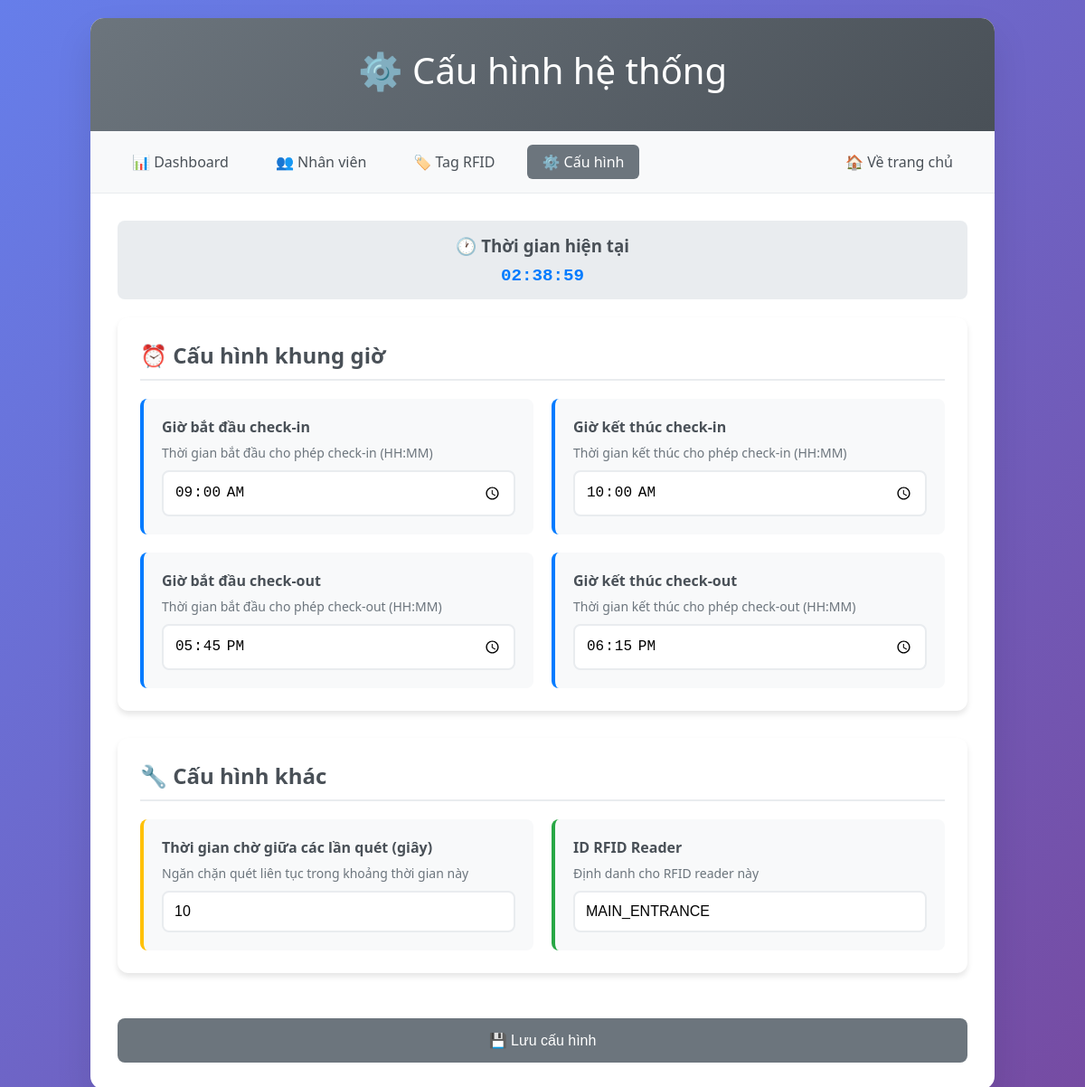
/admin/config, run on an earlier commit of the app's database.
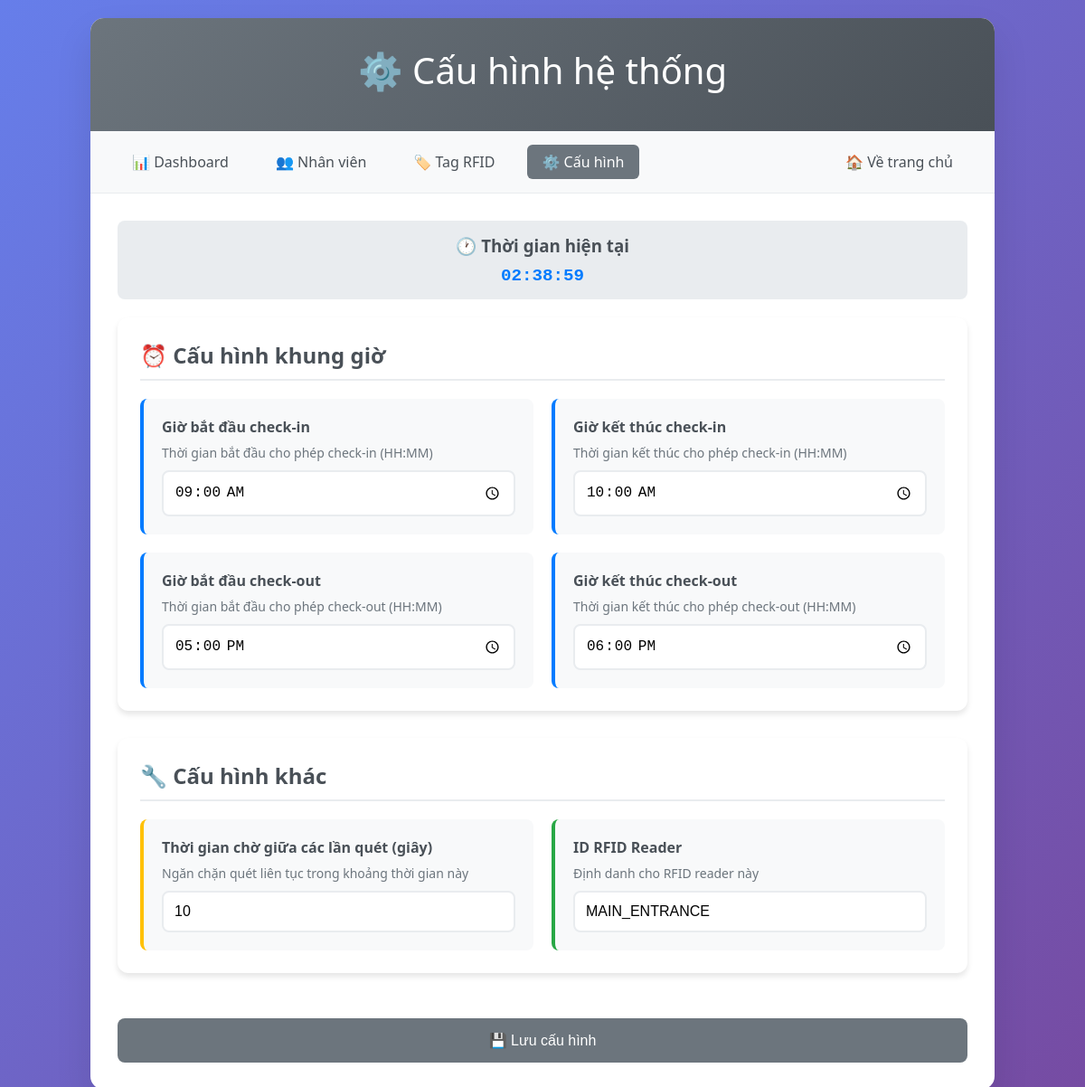
And on a later commit of the database.
### tables this page shows
CREATE TABLE system_config (
            id INTEGER PRIMARY KEY AUTOINCREMENT,
            config_key TEXT UNIQUE NOT NULL,
            config_value TEXT NOT NULL,
            description TEXT,
            updated_at TEXT DEFAULT CURRENT_TIMESTAMP
        );

### app.py (the view)
@app.route('/admin/config')
def admin_config():
    config = get_system_config()
    return render_template('admin/config.html', config=config)

### app.py (called while the page is built)
def get_system_config():
    conn = sqlite3.connect('checkins.db')
    configs = conn.execute('SELECT config_key, config_value FROM system_config').fetchall()
    conn.close()
    config_dict = {}
    for key, value in configs:
        config_dict[key] = value
    return config_dict

### templates/admin/config.html (shortened to what the changed rows need)
<!DOCTYPE html>
<html lang="vi">
  <head>
  </head>
  <body>
    <div class="container">
      <div class="header">
        <h1>⚙️ Cấu hình hệ thống</h1>
      </div>
      <div class="content">
        <form id="configForm">
          <div class="config-section">
            <h2>⏰ Cấu hình khung giờ</h2>
            <div class="config-grid">
              <div class="config-item time">
                <label class="config-label">Giờ bắt đầu check-out</label>
                <div class="config-description">
                  Thời gian bắt đầu cho phép check-out (HH:MM)
                </div>
                <input
                  type="time"
                  class="config-input"
                  name="checkout_start"
                  value="{{ config.get('checkout_start', '17:45') }}"
                  required
                />
              </div>
              <div class="config-item time">
                <label class="config-label">Giờ kết thúc check-out</label>
                <div class="config-description">
                  Thời gian kết thúc cho phép check-out (HH:MM)
                </div>
                <input
                  type="time"
                  class="config-input"
                  name="checkout_end"
                  value="{{ config.get('checkout_end', '18:15') }}"
                  required
                />
              </div>
            </div>
          </div>
          <div class="config-section">
            <h2>🔧 Cấu hình khác</h2>
          </div>
        </form>
      </div>
    </div>
  </body>
</html>

What changed in the data, as far as the page shows it:
changed system_config (number 3 of 6 on the later page): checkout_start "17:45" → "17:00"
changed system_config (number 4 of 6 on the later page): checkout_end "18:15" → "18:00"
